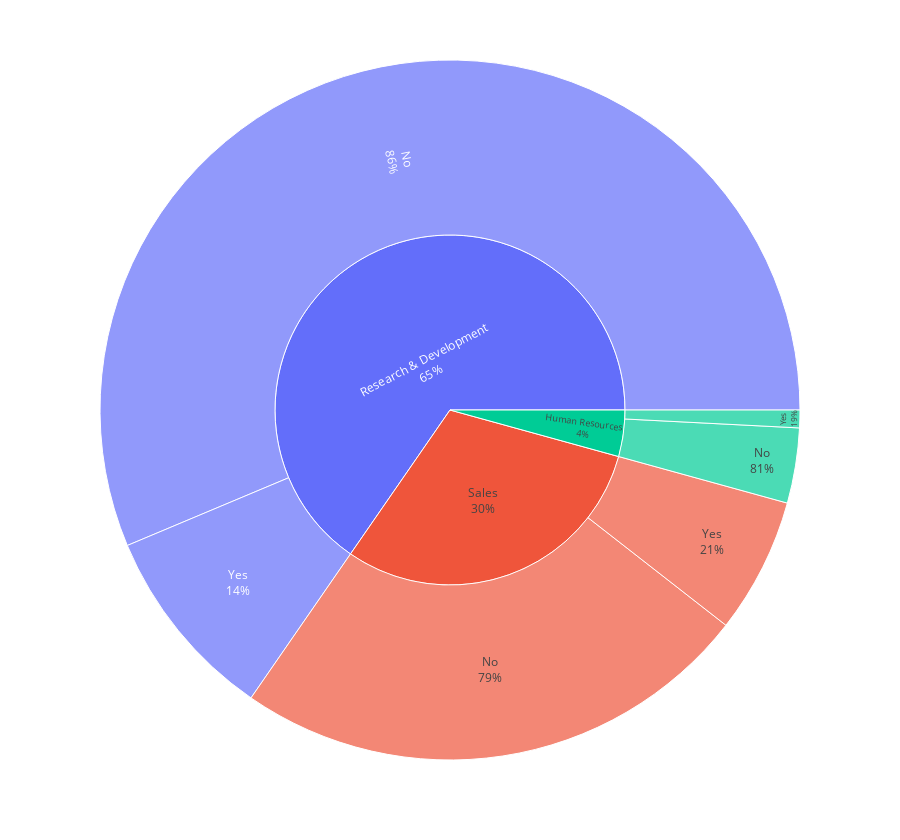

Write notebook code for a chart like this one.
### Code cell
fig = px.sunburst(df, path=['Department', 'Attrition'], height=840)

# Update the traces to display label, percent, and parent information
fig.update_traces(textinfo="label+percent parent")

# Show the chart
fig.show()

### Figure 1 — Plotly figure (JSON) as saved in the notebook; plotly's stock layout.template omitted (floating-point values rounded to 4 significant figures)
{"data": [{"branchvalues": "total", "domain": {"x": [0, 1], "y": [0, 1]}, "hovertemplate": "labels=%{label}<br>count=%{value}<br>parent=%{parent}<br>id=%{id}<extra></extra>", "ids": ["Human Resources/No", "Research & Development/No", "Sales/No", "Human Resources/Yes", "Research & Development/Yes", "Sales/Yes", "Human Resources", "Research & Development", "Sales"], "labels": ["No", "No", "No", "Yes", "Yes", "Yes", "Human Resources", "Research & Development", "Sales"], "name": "", "parents": ["Human Resources", "Research & Development", "Sales", "Human Resources", "Research & Development", "Sales", "", "", ""], "textinfo": "label+percent parent", "type": "sunburst", "values": [51, 828, 354, 12, 133, 92, 63, 961, 446]}], "layout": {"height": 840, "legend": {"tracegroupgap": 0}, "margin": {"t": 60}}}
